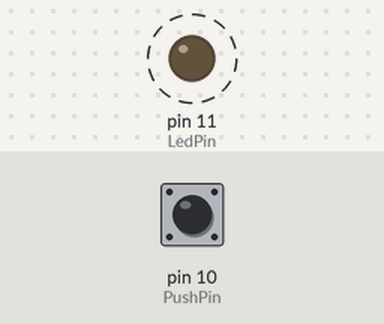
Bench run of a program on a simulated Raspberry Pi (header pin numbers). On the bench: output pins drawn as LEDs (lit = HIGH). Dashed ring = blinking. Inputs (shaded band) come from the test bench; at power-on: pin 10 (PushPin) LOW. What the program prints to the terminal is not drawn.

Above: at 0.2 s.
Timing chart, 0 to 3.0 s (numbered marks = the images above):
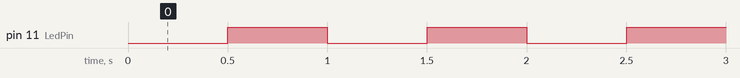

Measured:
- by itself, pin 11 (LedPin): alternates HIGH for 0.50 s and LOW for 0.50 s

The program:

pushblink.py
```python
#!/usr/bin/env python
import RPi.GPIO as GPIO
import time

LedPin = 11    # pin11
PushPin = 10

def setup():
    GPIO.setwarnings(False) # Ignore warning for now
    GPIO.setmode(GPIO.BOARD)       # Numbers GPIOs by physical location
    GPIO.setup(PushPin, GPIO.IN, pull_up_down=GPIO.PUD_DOWN) # Set pin 10 to be an input pin and set initial value to be pulled low (off)
    GPIO.setup(LedPin, GPIO.OUT)   # Set LedPin's mode is output
    GPIO.output(LedPin, GPIO.HIGH) # Set LedPin high(+3.3V) to off led

def loop():
    while True:
        print('...led on')
        GPIO.output(LedPin, GPIO.LOW)  # led on
        time.sleep(0.5)
        print('led off...')
        GPIO.output(LedPin, GPIO.HIGH) # led off
        time.sleep(0.5)
        while GPIO.input(10) == GPIO.HIGH:
            GPIO.output(LedPin,GPIO.HIGH)
            #print('Press')

def destroy():
    GPIO.output(LedPin, GPIO.HIGH)     # led off
    GPIO.cleanup()                     # Release resource

if __name__ == '__main__':     # Program start from here
    setup()
    try:
            loop()
    except KeyboardInterrupt:  # When 'Ctrl+C' is pressed, the child program destroy() will be  executed.
            destroy()
```
